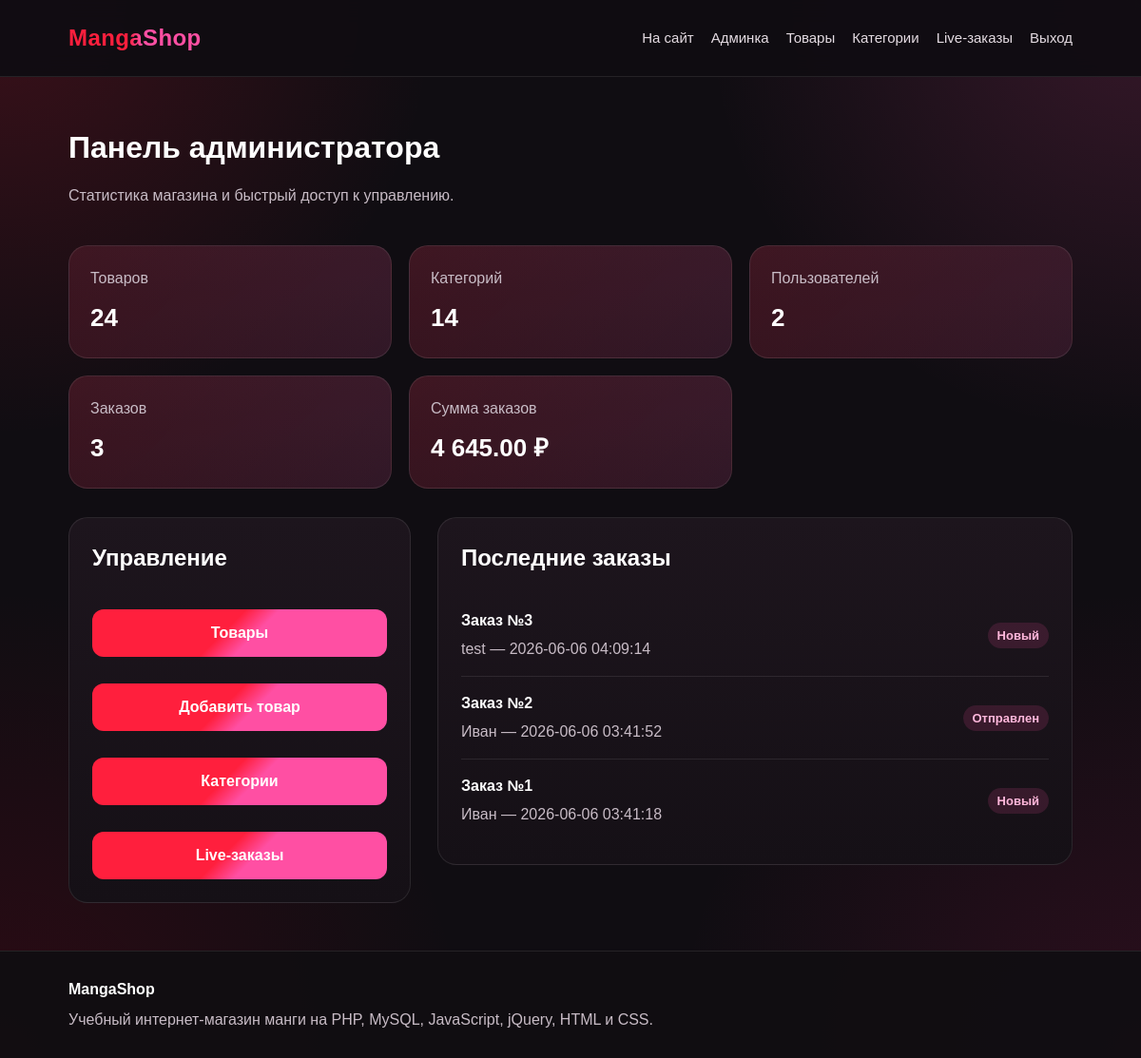
The app's page /admin/index.php (signed in), older data.
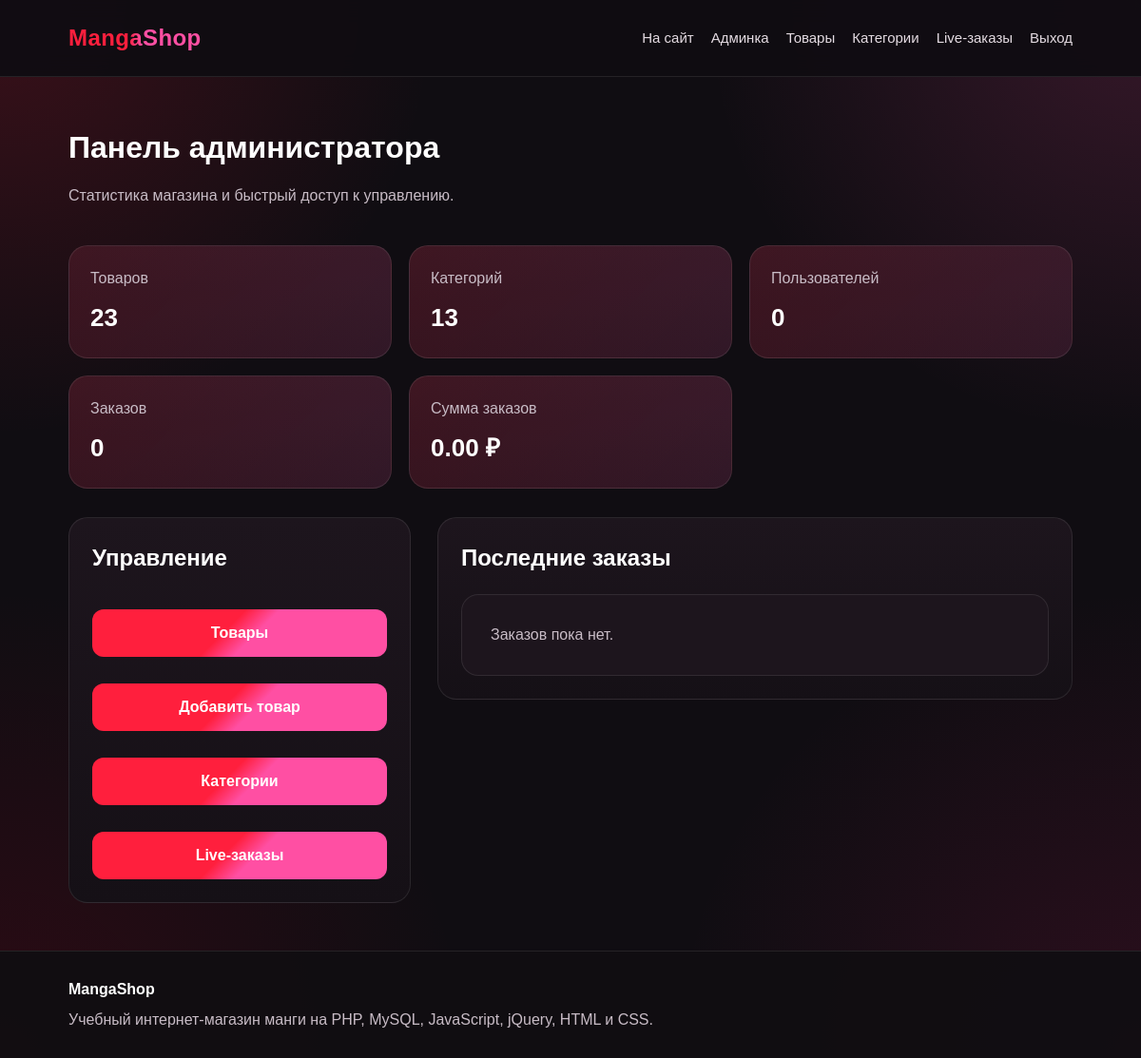
The same page, newer data.
### tables this page shows
CREATE TABLE `orders` (
  `id` int(11) NOT NULL,
  `user_id` int(11) NOT NULL,
  `total_price` decimal(10,2) NOT NULL,
  `status` varchar(50) NOT NULL DEFAULT 'Новый',
  `created_at` timestamp NULL DEFAULT CURRENT_TIMESTAMP
);

CREATE TABLE `users` (
  `id` int(11) NOT NULL,
  `name` varchar(100) NOT NULL,
  `email` varchar(150) NOT NULL,
  `password` varchar(255) NOT NULL,
  `role` varchar(20) NOT NULL DEFAULT 'user',
  `is_deleted` tinyint(1) NOT NULL DEFAULT '0',
  `created_at` timestamp NULL DEFAULT CURRENT_TIMESTAMP
);

### includes/auth.php (called while the page is built, shortened)
<?php
function e($value)
{
    return htmlspecialchars($value, ENT_QUOTES, 'UTF-8');
}
function getAdminHeaderLinks()
{
    return array(
        array('href' => '/', 'label' => 'На сайт'),
        array('href' => '/admin/index.php', 'label' => 'Админка'),
        array('href' => '/admin/products.php', 'label' => 'Товары'),
        array('href' => '/admin/categories.php', 'label' => 'Категории'),
        array('href' => '/admin/orders_live.php', 'label' => 'Live-заказы'),
        array('href' => '/logout.php', 'label' => 'Выход')
    );
}

### admin/index.php (the view, shortened to what this page needs)
<?php
require_once __DIR__ . '/../includes/db.php';
require_once __DIR__ . '/../includes/auth.php';
$totalProducts = $pdo->query("SELECT COUNT(*) FROM products")->fetchColumn();
$totalCategories = $pdo->query("SELECT COUNT(*) FROM categories")->fetchColumn();
$totalUsers = $pdo->query("
    SELECT COUNT(*)
    FROM users
    WHERE role = 'user' AND is_deleted = 0
")->fetchColumn();
$totalOrders = $pdo->query("SELECT COUNT(*) FROM orders")->fetchColumn();
$totalSales = $pdo->query("
    SELECT IFNULL(SUM(total_price), 0)
    FROM orders
    WHERE status <> 'Отменён'
")->fetchColumn();
$latestOrders = $pdo->query("
    SELECT orders.*, users.name AS user_name
    FROM orders
    INNER JOIN users ON orders.user_id = users.id
    ORDER BY orders.id DESC
    LIMIT 5
")->fetchAll();
$headerLinks = getAdminHeaderLinks();
?>
<?php require_once __DIR__ . '/../includes/header.php'; ?>
<main class="container">
    <div class="page-title">
        <div>
            <h1>Панель администратора</h1>
            <p class="page-subtitle">Статистика магазина и быстрый доступ к управлению.</p>
        </div>
    </div>
    <div class="stats-grid">
        <div class="stat-card">
            <span>Товаров</span>
            <strong><?php echo (int)$totalProducts; ?></strong>
        </div>
        <div class="stat-card">
            <span>Категорий</span>
            <strong><?php echo (int)$totalCategories; ?></strong>
        </div>
        <div class="stat-card">
            <span>Пользователей</span>
            <strong><?php echo (int)$totalUsers; ?></strong>
        </div>
        <div class="stat-card">
            <span>Заказов</span>
            <strong><?php echo (int)$totalOrders; ?></strong>
        </div>
        <div class="stat-card">
            <span>Сумма заказов</span>
            <strong><?php echo number_format($totalSales, 2, '.', ' '); ?> ₽</strong>
        </div>
    </div>
    <div class="admin-dashboard">
        <section class="admin-box">
            <h2>Управление</h2>
            <div class="admin-links">
                <a href="/admin/products.php" class="btn">Товары</a>
                <a href="/admin/product_edit.php" class="btn">Добавить товар</a>
                <a href="/admin/categories.php" class="btn">Категории</a>
                <a href="/admin/orders_live.php" class="btn">Live-заказы</a>
            </div>
        </section>
        <section class="admin-box">
            <h2>Последние заказы</h2>
            <?php if (count($latestOrders) > 0): ?>
                <?php foreach ($latestOrders as $order): ?>
                    <div class="mini-order">
                        <div>
                            <strong>Заказ №<?php echo (int)$order['id']; ?></strong>
                            <p><?php echo e($order['user_name']); ?> — <?php echo e($order['created_at']); ?></p>
                        </div>
                        <span class="badge pink"><?php echo e($order['status']); ?></span>
                    </div>
                <?php endforeach; ?>
            <?php else: ?>
                <div class="empty">Заказов пока нет.</div>
            <?php endif; ?>
        </section>
    </div>
</main>
<?php require_once __DIR__ . '/../includes/footer.php'; ?>

### includes/header.php (shortened to what this page needs)
<!DOCTYPE html>
<html lang="ru">
<head>
    <link rel="stylesheet" href="/assets/css/style.css?v=20260613-2">
</head>
<body>
<header class="header">
    <a href="/" class="logo">MangaShop</a>
    <nav class="nav">
        <?php foreach ($headerLinks as $link): ?>
            <a href="<?php echo e($link['href']); ?>">
                <?php echo e($link['label']); ?>
            </a>
        <?php endforeach; ?>
    </nav>
</header>

Row changes from the older to the newer data that the page shows:
removed orders: id "3", user.name "test", created_at "2026-06-06 04:09:14", status "Новый"
removed orders: id "2", user.name "Иван", created_at "2026-06-06 03:41:52", status "Отправлен"
removed orders: id "1", user.name "Иван", created_at "2026-06-06 03:41:18", status "Новый"
Text that changed along with them:
$totalProducts: "24" → "23"
$totalCategories: "14" → "13"
$totalUsers: "2" → "0"
$totalOrders: "3" → "0"
$totalSales: "4 645.00" → "0.00"
text now shown: "Заказов пока нет."
